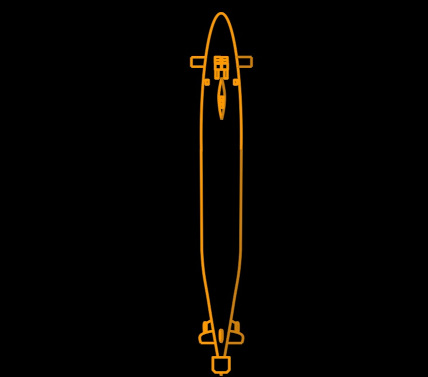
#> input picture ts_bk0.jpg, 428 x 377 px
$ python draw02.py
#> lines starting #> are read from the running program, lines starting #| are printed output that depends on the picture
# draw02.py
# 此版本
import numpy as np
import matplotlib.pyplot as plt
import matplotlib.transforms as transforms
from matplotlib.patches import Circle, Polygon, Ellipse
from matplotlib.widgets import Button, Slider
import matplotlib.image as image

im1 = image.imread("ts_bk0.jpg")
#> im1 is the input picture: shape (377, 428, 3); mean R, G, B 4.8, 3, 0.5

rot = transforms.Affine2D().rotate_deg(90)

plt.rcParams["figure.figsize"] = [15, 8]
plt.rcParams["figure.autolayout"] = False
#plt.figure()
iCx, iCy = 0, 0
TS_Scale = 1.0
TS_Angle = 180
init_Dt = 3000      # Tons
init_Freq = 3000    # Hz
Dt = init_Dt  # 750,1500,2900,5600
Freq = init_Freq  # Hz

fig, ax = plt.subplots(figsize=(15,8))


fig.subplots_adjust(left=0.35, bottom=0.2)
# left, bottom, width, height

axfreq = fig.add_axes([0.05, 0.83, 0.2, 0.06])
freq_slider = Slider(
    ax=axfreq,
    label='Hz',
    valmin = 100,
    valmax = 10000,
    valinit = Freq,
)

axdt = fig.add_axes([0.05, 0.73, 0.2, 0.06])
dt_slider = Slider(
    ax=axdt,
    label='Ton',
    valmin = 600,
    valmax = 5600,
    valinit = Dt,
)

axrt = fig.add_axes([0.05, 0.63, 0.2, 0.06])
rt_slider = Slider(
    ax=axrt,
    label='Degree',
    valmin = 0,
    valmax = 360,
    valinit = TS_Angle,
)

ax.set_xlim([-200,200])
ax.set_ylim([-200,200])

# dt : tons
# rt : rotate angle
def ts_generate(dt):
#> called with dt = 3000
    N = 90
    MinF2 = np.min([2000, Freq])/1000
    r0 = 11 * np.exp((-90) / 10) - 3 * np.exp(0) + 11 * np.log(dt) + 9 * np.log(MinF2) - 25
    ts_shape = [[iCx + np.cos(0) * r0, iCy + np.sin(0) * r0]]
    # rt_diff = rt * np.pi / 180.0
    for ix in range(N):
        theta0 = ix * np.pi / 180.0

        r0 = 11 * np.exp((ix - 90) / 10) - 3 * np.exp(-ix / 10) + 11 * np.log(dt) + 9 * np.log(MinF2) - 25
        r0 = r0 * TS_Scale
        ts_shape.append([iCx + np.cos(theta0) * r0, iCy + np.sin(theta0) * r0])
    for ix in range(N, 2*N):
        ts_shape.append([-ts_shape[2*N-ix][0],ts_shape[2*N-ix][1]])

    ts_shape.append([ts_shape[0][0],ts_shape[0][1]])
    return ts_shape
def update(val):
    # fig.clear()
    tr2 = transforms.ScaledTranslation(-2.2, -1.8, fig.dpi_scale_trans)
    # do not imshow here, impact on performance
    #ax.imshow(im1,transform=tr2+ax.transData)
    Freq = freq_slider.val
    Dt = dt_slider.val
    TS_Angle = rt_slider.val
    global Polygon0
    # Polygon0.remove()
    for p in ax.patches:
        p.set_visible(False)
        p.remove()
        print ('remove')
    ts_s = np.array( ts_generate(Dt))
    Polygon0 = Polygon( ts_s, fill=None, linewidth=5, color='blue', transform=transforms.Affine2D().rotate_deg(TS_Angle)+ ax.transData)
    #polygon = Polygon( ts_s, fill=True, linewidth=5, transform= ax.transData)
    ax.add_patch(Polygon0)


def reset(event):
    freq_slider.reset()
    dt_slider.reset()
    rt_slider.reset()

resetax = fig.add_axes([0.8, 0.025, 0.1, 0.04])
button = Button(resetax, 'Reset', hovercolor='0.975')
button.on_clicked(reset)

#plt.cla()
tr2 = transforms.ScaledTranslation(-2.2, -1.8, fig.dpi_scale_trans)
ax.imshow(im1, transform=tr2+ax.transData)
Polygon0 = Polygon( np.array( ts_generate(Dt)), fill=None, linewidth=5, color='orange', transform=transforms.Affine2D().rotate_deg(TS_Angle)+ ax.transData)

ax.text(0.05, 0.95, 'TS', transform=ax.transAxes,
            fontsize=16, fontweight='bold', va='top')


# fig2, ax2 = plt.subplots(figsize=(12,8))

xs, ys = zip(*ts_generate(750))
plt.plot(xs,ys, color='red',linewidth=5, transform=transforms.Affine2D().rotate_deg(TS_Angle)+ ax.transData)


'''
#ax.plot(xdata, ydata, "o")
trans = (fig.dpi_scale_trans +
         transforms.ScaledTranslation(-1, -1, ax.transData))
trans2 = transforms.Affine2D().rotate_deg(45)
circle = Ellipse((0, 0), 2, 4, angle=0,
                          fill=None,linewidth=5, transform=trans2+ ax.transData)
'''
#ax.add_patch(circle)
#ts_s = np.array([[0, 0], [30, 70], [60,60], [80,10]])
ts_s = np.array( ts_generate(Dt))

Polygon0 = Polygon( ts_s, fill=None, linewidth=5, color='blue', transform=transforms.Affine2D().rotate_deg(TS_Angle)+ ax.transData)
#polygon = Polygon( ts_s, fill=True, linewidth=5, transform= ax.transData)
ax.add_patch(Polygon0)


freq_slider.on_changed(update)
dt_slider.on_changed(update)
rt_slider.on_changed(update)
plt.show()
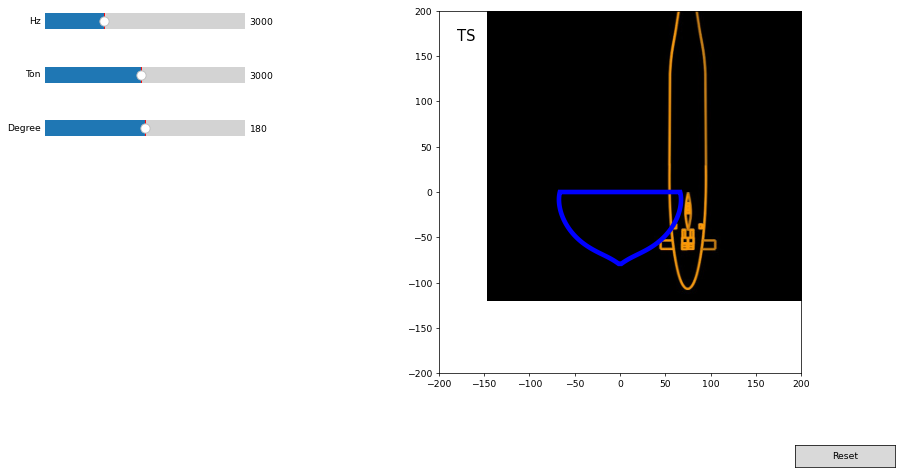
#> figure drawn by matplotlib, 5 panels
